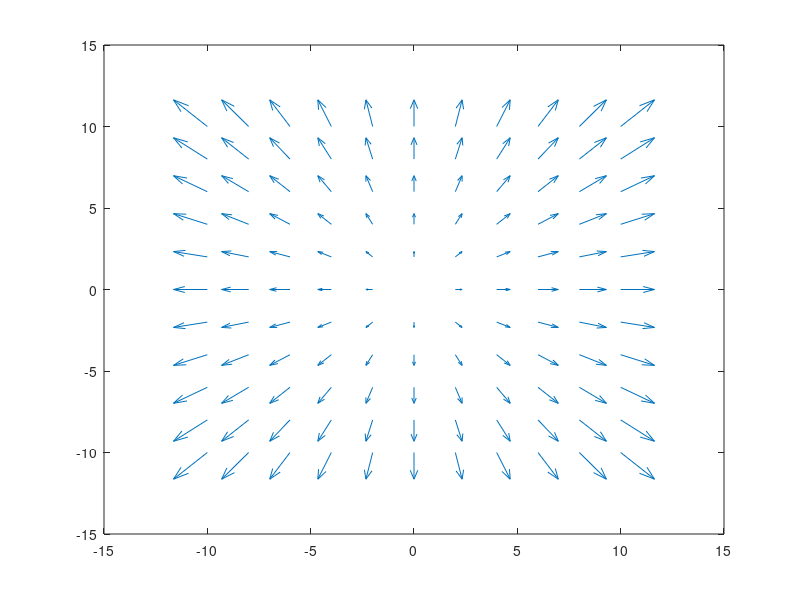
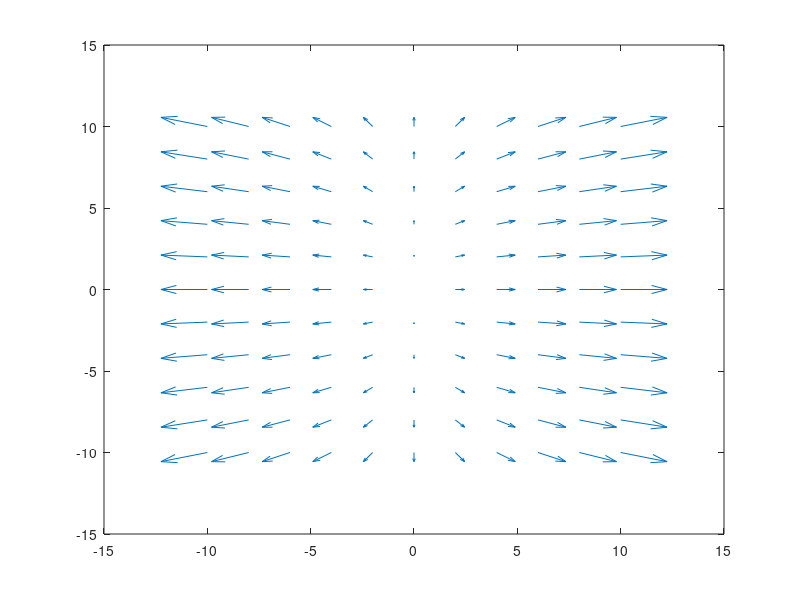
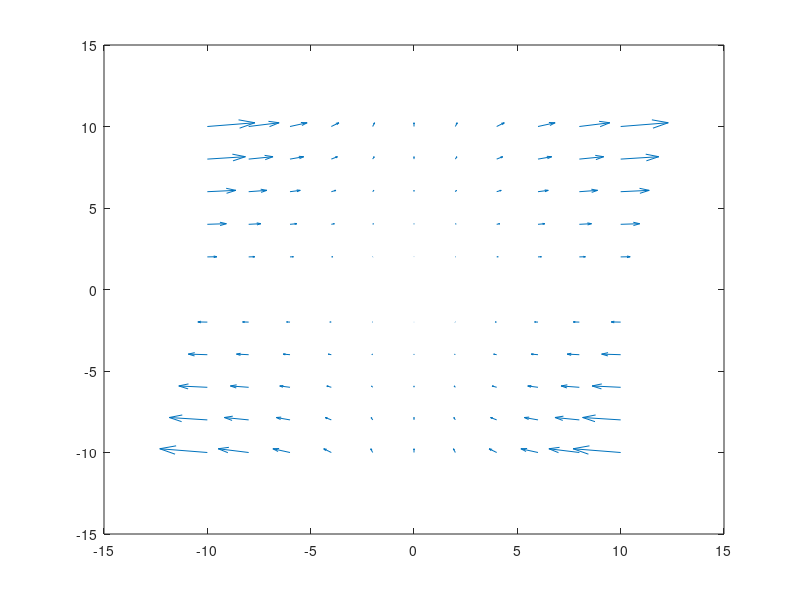

Write MATLAB code to recreate these figures, in order.
% plot vector fields for:
%
%   F(x,y) = <x,y>
%   F(x,y) = <2x,1/2y>
%   F(x,y) = <x^2*y,y^2>
%
close all; clc; clear all;

%define domain and range
x = -10:2:10;
y = -10:2:10;

[X,Y] = meshgrid(x,y);

Fx1 = X;
Fy1 = Y;
figure(1);
quiver(X,Y,Fx1,Fy1);

Fx2 = 2*X;
Fy2 = 0.5*Y;
figure(2);
quiver(X,Y,Fx2,Fy2);

Fx3 = (X.^2).*Y;
Fy3 = Y.^2;
figure(3);
quiver(X,Y,Fx3,Fy3);

